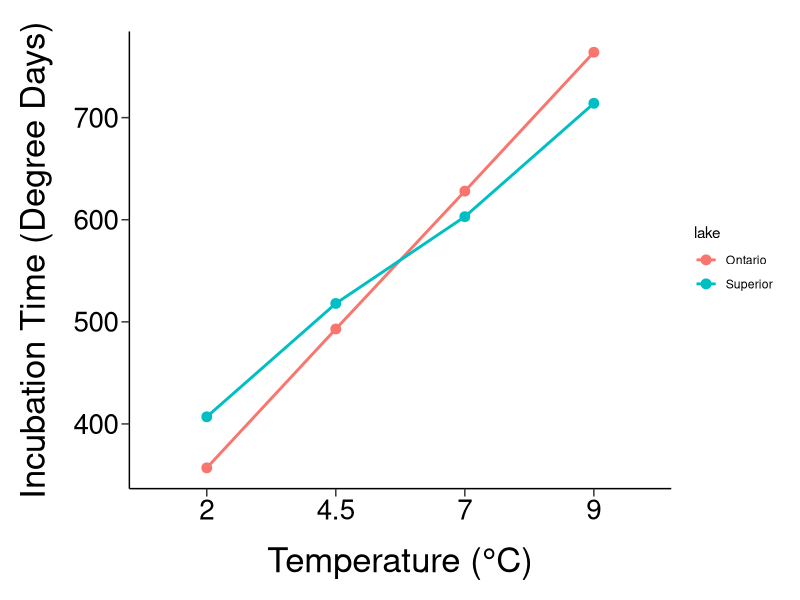

This chart was generated by the following R code: (Note: this script raises an error after producing the figure.)
## ===========================================================
## Clear the environment first
## ===========================================================
rm(list = ls(all.names=TRUE))


## ===========================================================
## Load packages
## ===========================================================
library(dplyr)
library(magrittr)
library(readxl)
library(ggplot2)
library(multcomp)
library(tidyr)
library(lubridate)
library(lme4)


data <- data.frame(lake = c(rep("Ontario", 4), rep("Superior", 4)),
                   trt = rep(c(2, 4.5, 7, 9), 2),
                   mean.dd = c(357, 493, 628, 764, 407, 518, 603, 714))

ggplot(data, aes(x = factor(trt), y = mean.dd, color = lake, group = lake)) +
  geom_point(size = 3) +
  geom_line(size = 1) +
  #geom_errorbar(aes(ymin = mean.dd + sd.dd, ymax = mean.dd - sd.dd), width = 0.1, size = 0.85) +
  #scale_y_continuous(limits = c(325, 550), breaks = seq(350, 550, 50), expand = c(0, 0)) +
  labs(x = "Temperature (°C)", y = "Incubation Time (Degree Days)") +
  theme(panel.background = element_blank(), panel.grid = element_blank(), 
        axis.line = element_line(), axis.ticks.length = unit(2, 'mm'),
        axis.text.y = element_text(size = 20, colour = "black"),
        axis.text.x = element_text(size = 20, colour = "black"),
        axis.title.y = element_text(size = 25, margin = margin(0, 15, 0, 0)),
        axis.title.x = element_text(size = 25, margin = margin(15, 0, 0, 0)),
        text = element_text(family = 'Helvetica'), plot.margin = unit(c(8, 5, 5, 5), "mm"))

ggsave("figures/2019-hatch-dd-reaction-norms.png", width = 10, height = 8, dpi = 300)



ggplot(hatch.dd, aes(x = factor(trt), y = mean.dpf, group = 1)) +
  geom_point(size = 3) +
  geom_line(size = 1) +
  geom_errorbar(aes(ymin = mean.dpf + sd.dpf, ymax = mean.dpf - sd.dpf), width = 0.1, size = 0.85) +
  scale_y_continuous(limits = c(100, 175), breaks = seq(100, 175, 25), expand = c(0, 0)) +
  labs(x = "Temperature (°C)", y = "Incubation Time (Days)") +
  theme(panel.background = element_blank(), panel.grid = element_blank(), 
        axis.line = element_line(), axis.ticks.length = unit(2, 'mm'),
        axis.text.y = element_text(size = 20, colour = "black"),
        axis.text.x = element_text(size = 20, colour = "black"),
        axis.title.y = element_text(size = 25, margin = margin(0, 15, 0, 0)),
        axis.title.x = element_text(size = 25, margin = margin(15, 0, 0, 0)),
        text = element_text(family = 'Helvetica'), plot.margin = unit(c(8, 5, 5, 5), "mm"))

ggsave("figures/2019-hatch-dpf-reaction-norms.png", width = 10, height = 8, dpi = 300)
